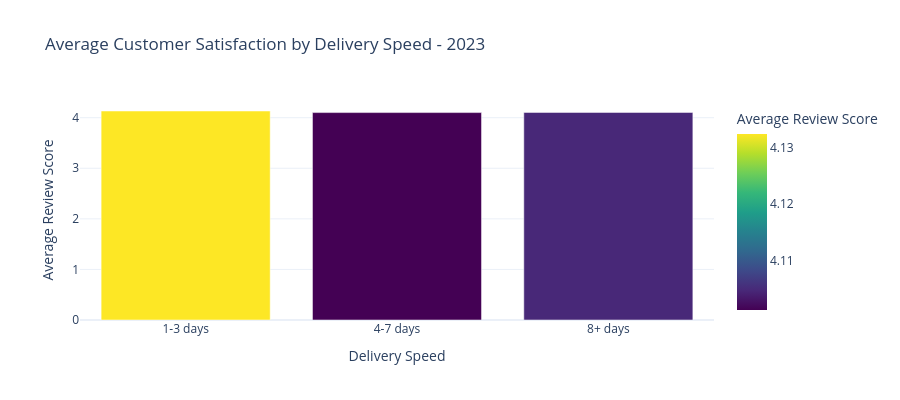

Here is the notebook cell this chart was saved with:
### Code cell
# Delivery performance by speed category
delivery_analysis = calc.get_delivery_satisfaction_analysis(sales_with_reviews)

fig_delivery = visualizer.plot_delivery_satisfaction_analysis(
    delivery_analysis=delivery_analysis,
    title=f'Average Customer Satisfaction by Delivery Speed - {ANALYSIS_YEAR}'
)
fig_delivery.show()

### Figure 1 — Plotly figure (JSON) as saved in the notebook; plotly's stock layout.template omitted (floating-point values rounded to 4 significant figures)
{"data": [{"hovertemplate": "Delivery Speed=%{x}<br>Average Review Score=%{marker.color}<extra></extra>", "legendgroup": "", "marker": {"color": [4.132, 4.101, 4.105], "coloraxis": "coloraxis", "pattern": {"shape": ""}}, "name": "", "orientation": "v", "showlegend": false, "textposition": "auto", "type": "bar", "x": ["1-3 days", "4-7 days", "8+ days"], "xaxis": "x", "y": [4.132, 4.101, 4.105], "yaxis": "y"}], "layout": {"barmode": "relative", "coloraxis": {"autocolorscale": false, "colorbar": {"title": {"text": "Average Review Score"}}, "colorscale": [[0, "#440154"], [0.1111, "#482878"], [0.2222, "#3e4989"], [0.3333, "#31688e"], [0.4444, "#26828e"], [0.5556, "#1f9e89"], [0.6667, "#35b779"], [0.7778, "#6ece58"], [0.8889, "#b5de2b"], [1, "#fde725"]]}, "height": 400, "legend": {"tracegroupgap": 0}, "showlegend": false, "title": {"text": "Average Customer Satisfaction by Delivery Speed - 2023"}, "xaxis": {"anchor": "y", "domain": [0, 1], "title": {"text": "Delivery Speed"}}, "yaxis": {"anchor": "x", "domain": [0, 1], "title": {"text": "Average Review Score"}}}}
